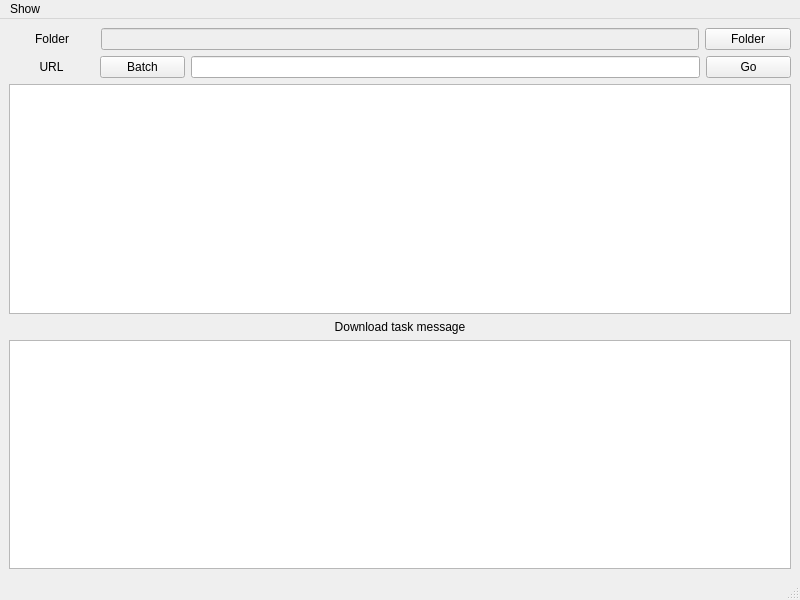
<?xml version="1.0" encoding="UTF-8"?>
<ui version="4.0">
 <class>MainWindow</class>
 <widget class="QMainWindow" name="MainWindow">
  <property name="geometry">
   <rect>
    <x>0</x>
    <y>0</y>
    <width>800</width>
    <height>600</height>
   </rect>
  </property>
  <property name="windowTitle">
   <string>Help Me Download (just for Civit)</string>
  </property>
  <widget class="QWidget" name="centralwidget">
   <layout class="QVBoxLayout" name="verticalLayout" stretch="1,1,2,0,0,2">
    <item>
     <layout class="QHBoxLayout" name="horizontalLayout_1" stretch="2,14,2">
      <item>
       <widget class="QLabel" name="folder_label">
        <property name="text">
         <string>Folder</string>
        </property>
        <property name="alignment">
         <set>Qt::AlignCenter</set>
        </property>
       </widget>
      </item>
      <item>
       <widget class="QLineEdit" name="folder_line_edit">
        <property name="enabled">
         <bool>false</bool>
        </property>
       </widget>
      </item>
      <item>
       <widget class="QPushButton" name="choose_folder_button">
        <property name="text">
         <string>Folder</string>
        </property>
       </widget>
      </item>
     </layout>
    </item>
    <item>
     <layout class="QHBoxLayout" name="horizontalLayout_2" stretch="2,2,12,2">
      <item>
       <widget class="QLabel" name="url_label">
        <property name="text">
         <string>URL</string>
        </property>
        <property name="alignment">
         <set>Qt::AlignCenter</set>
        </property>
       </widget>
      </item>
      <item>
       <widget class="QPushButton" name="batch_push_button">
        <property name="text">
         <string>Batch</string>
        </property>
       </widget>
      </item>
      <item>
       <widget class="QLineEdit" name="url_line_edit"/>
      </item>
      <item>
       <widget class="QPushButton" name="go_push_button">
        <property name="text">
         <string>Go</string>
        </property>
       </widget>
      </item>
     </layout>
    </item>
    <item>
     <widget class="QTextBrowser" name="operation_text_browser"/>
    </item>
    <item>
     <layout class="QGridLayout" name="gridLayout_for_checkbox"/>
    </item>
    <item>
     <widget class="QLabel" name="label">
      <property name="text">
       <string>Download task message</string>
      </property>
      <property name="alignment">
       <set>Qt::AlignCenter</set>
      </property>
     </widget>
    </item>
    <item>
     <widget class="QTextBrowser" name="result_text_browser"/>
    </item>
   </layout>
  </widget>
  <widget class="QMenuBar" name="menubar">
   <property name="geometry">
    <rect>
     <x>0</x>
     <y>0</y>
     <width>800</width>
     <height>24</height>
    </rect>
   </property>
   <widget class="QMenu" name="menuhelp">
    <property name="title">
     <string>Show</string>
    </property>
    <addaction name="actionShowHistory"/>
    <addaction name="actionShowFailUrl"/>
   </widget>
   <addaction name="menuhelp"/>
  </widget>
  <widget class="QStatusBar" name="statusbar"/>
  <action name="actionShowHistory">
   <property name="text">
    <string>Show History</string>
   </property>
  </action>
  <action name="actionShowFailUrl">
   <property name="text">
    <string>Show Failed URLs</string>
   </property>
  </action>
 </widget>
 <resources/>
 <connections/>
</ui>
